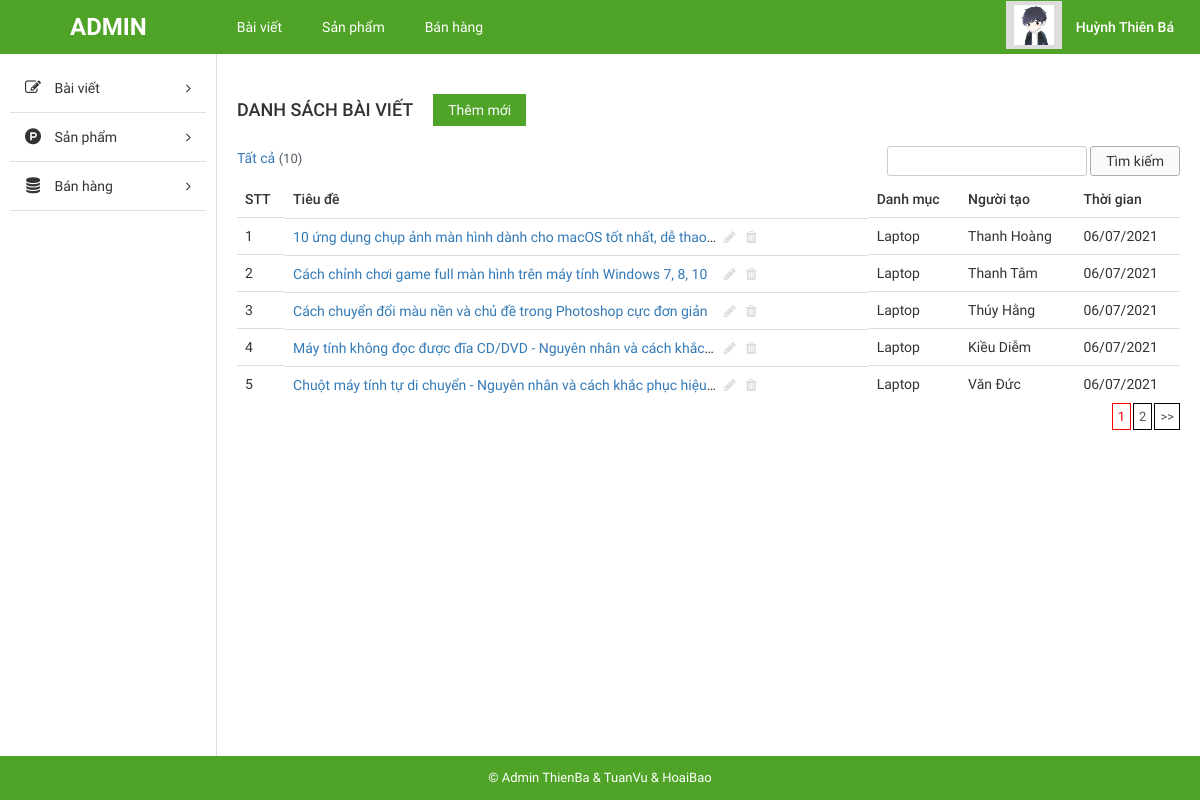
/admin/index.php (signed in), run on the app's committed database.
### tables this page shows
CREATE TABLE `tbl_post` (
  `post_id` int(11) NOT NULL,
  `post_title` varchar(300) NOT NULL,
  `post_thumb` varchar(200) NOT NULL,
  `content` text NOT NULL,
  `slug` varchar(200) DEFAULT NULL,
  `creator` varchar(100) DEFAULT NULL,
  `create_date_post` varchar(11) DEFAULT NULL,
  `cat_id` int(11) NOT NULL,
  `date_edit` int(11) DEFAULT NULL
);

CREATE TABLE `tbl_post_cat` (
  `cat_id` int(11) NOT NULL,
  `cat_name` varchar(100) NOT NULL,
  `creator_cat` varchar(100) DEFAULT NULL,
  `create_date_cat` int(11) DEFAULT NULL,
  `update_date_cat` int(10) DEFAULT NULL,
  `parent_id` enum('0','1') NOT NULL
);

### admin/libraries/database.php (called while the page is built, shortened)
<?php
function db_query($query_string) {
    global $conn;
    $result = mysqli_query($conn, $query_string);
    return $result;
}
function db_fetch_array($query_string) {
    $result = array();
    $mysqli_result = db_query($query_string);
    while ($row = mysqli_fetch_assoc($mysqli_result)) {
        $result[] = $row;
    }
    return $result;
}
function db_num_rows($query_string) {
    $mysqli_result = db_query($query_string);
	return mysqli_num_rows($mysqli_result);
}

### admin/modules/post/controllers/indexController.php (called while the page is built, shortened)
<?php
function detailAction()
{
    $total_row = db_num_rows("SELECT * FROM `tbl_post`");
    $num_per_page = 5;
    $num_page = ceil($total_row / $num_per_page);
    $page = isset($_GET['page']) ? (int)$_GET['page'] : 1;
    $start = ($page - 1) * $num_per_page;
    $list_post = get_post($start, $num_per_page);
    foreach ($list_post as &$post) {
        $post['url_update'] = "?mod=post&action=update_post&id={$post['post_id']}";
    }
    $data['list_post'] = $list_post;
    load_view("detail", $data);
}

### admin/core/router.php (called while the page is built, shortened)
<?php
$action_name = get_action().'Action';
call_function(array('construct', $action_name));

### admin/core/appload.php (called while the page is built, shortened)
<?php
require CONFIGPATH . DIRECTORY_SEPARATOR . 'database.php';
require CONFIGPATH . DIRECTORY_SEPARATOR . 'config.php';
require CONFIGPATH . DIRECTORY_SEPARATOR . 'email.php';
require LIBPATH . DIRECTORY_SEPARATOR . 'database.php';
require COREPATH . DIRECTORY_SEPARATOR . 'base.php';
require COREPATH . DIRECTORY_SEPARATOR . 'router.php';

### admin/index.php (called while the page is built, shortened)
<?php
require COREPATH.DIRECTORY_SEPARATOR.'appload.php';

### admin/modules/post/models/indexModel.php (called while the page is built, shortened)
<?php
    function get_post($start, $num_per_page){
        $result = db_fetch_array("SELECT * FROM `tbl_post` LEFT JOIN `tbl_post_cat` ON `tbl_post`.`cat_id` = `tbl_post_cat`.`cat_id` LIMIT {$start}, {$num_per_page}");
        return $result;
    }
?>

### admin/config/config.php (called while the page is built, shortened)
<?php
$config['base_url'] = "http://localhost/Unitop.vn/back-end/project/ismart.com/admin/";
$config['default_module'] = 'post';
$config['default_controller'] = 'index';
$config['default_action'] = 'detail';

### admin/config/email.php (called while the page is built)
<?php
$config['email'] = array(
    'protocol' => 'smtp',
    'smtp_host' => 'smtp.gmail.com',
    'smtp_port' => 587,
    'smtp_user' => '2010010041.ba@ctim.edu.vn',
    'smtp_pass' => 'Ba1234567890',
    'smtp_fullname' => 'Quốc Thiên',
    'smtp_secure' => 'tls',
    'smtp_timeout' => '7',
    'mailtype' => 'html',
    'charset' => 'UTF-8'
);

### admin/helper/users.php (called while the page is built, shortened)
<?php
    function is_login(){
        if(isset($_SESSION['is_login'])){
            return true;
        }
        return false;
    }
    function info_user($field = 'id'){
        $list_user = db_fetch_array("SELECT * FROM `tbl_users`");
        foreach($list_user as $user){
            if(isset($_SESSION['is_login'])){
                if($user['username'] == $_SESSION['user_login']){
                    if(array_key_exists($field, $user)){
                        return $user[$field];
                    }
                }
            }
        }
    }
?>

### admin/modules/post/views/detailView.php (the view, shortened to what this page needs)
<?php
get_header();
?>
<?php
global $start, $total_row, $result_search, $num_page, $page;
?>
<div id="main-content-wp" class="list-post-page">
    <div class="wrap clearfix">
        <div id="content" class="fl-right">
            <div class="section" id="title-page">
                <div class="clearfix">
                    <h3 id="index" class="fl-left">Danh sách bài viết</h3>
                    <a href="?mod=post&action=add_post" title="" id="add-new" class="fl-left">Thêm mới</a>
                </div>
            </div>
            <div class="section" id="detail-page">
                <div class="section-detail">
                    <div class="filter-wp clearfix">
                        <ul class="post-status fl-left">
                            <li class="all"><a href="">Tất cả <span class="count">(<?php echo $total_row; ?>)</span></a></li>
                        </ul>
                        <form method="POST" class="form-s fl-right">
                            <input type="text" name="search" id="search" value="<?php if (!empty($_POST['search'])) echo $_POST['search']; ?>">
                            <input type="submit" name="btn_search" value="Tìm kiếm">
                        </form>
                    </div>
                    <div class="table-responsive">
                        <?php
                        if (!isset($_POST['btn_search']) || empty($_POST['search'])) {
                            if (!empty($list_post)) {
                        ?>
                                <table class="table list-table-wp">
                                    <thead>
                                        <tr>
                                            <td><span class="thead-text">STT</span></td>
                                            <td><span class="thead-text">Tiêu đề</span></td>
                                            <td><span class="thead-text">Danh mục</span></td>
                                            <td><span class="thead-text">Người tạo</span></td>
                                            <td><span class="thead-text">Thời gian</span></td>
                                        </tr>
                                    </thead>
                                    <tbody>
                                        <?php
                                        $count = $start;
                                        foreach ($list_post as $item) {
                                            $count++;
                                        ?>
                                            <tr>
                                                <td><span class="tbody-text"><?php echo $count; ?></h3></span>
                                                <td class="clearfix">
                                                    <div class="tb-title fl-left">
                                                        <a href="<?php echo $item['url_update']; ?>" title=""><?php echo $item['post_title']; ?></a>
                                                    </div>
                                                    <ul class="list-operation fl-right">
                                                        <li><a href="<?php echo $item['url_update']; ?>" title="Sửa" class="edit"><i class="fa fa-pencil" aria-hidden="true"></i></a></li>
                                                        <li><a href="<?php echo $item['url_delete']; ?>" title="Xóa" class="delete"><i class="fa fa-trash" aria-hidden="true"></i></a></li>
                                                    </ul>
                                                </td>
                                                <td><span class="tbody-text"><?php echo $item['cat_name']; ?></span></td>
                                                <td><span class="tbody-text"><?php echo $item['creator']; ?></span></td>
                                                <td><span class="tbody-text"><?php echo date('d/m/Y', $item['create_date_post']); ?></span></td>
                                            </tr>
                                        <?php }
                                        ?>
                                    </tbody>
                                </table>
                        <?php
                            }
                        }
                        ?>
                    </div>
                </div>
            </div>
            <div class="section" id="paging-wp">
                <div class="section-detail clearfix">
                    <?php
                    if (!isset($_POST['btn_search']) || empty($_POST['search'])) {
                        echo get_pagging($num_page, $page, "?mod=post&action=detail");
                    }
                    ?>
                </div>
            </div>
        </div>
    </div>
</div>

### admin/core/base.php (shortened to what this page needs)
<?php
function get_module() {
    global $config;
    $module = isset($_GET['mod']) ? $_GET['mod'] : $config['default_module'];
    return $module;
}
function call_function($list_function = array()) {
    if (is_array($list_function)) {
        foreach ($list_function as $f) {
            if (function_exists($f())) {
                $f();
            }
        }
    }
}
function load_view($name, $data_send = array()) {
    $data = $data_send;
    $path = MODULESPATH . DIRECTORY_SEPARATOR . get_module() . DIRECTORY_SEPARATOR . 'views' . DIRECTORY_SEPARATOR . $name . 'View.php';
    if (file_exists($path)) {
        require $path;
    } else {
        echo "Không tìm thấy {$path}";
    }
}
function get_header($name = '') {
    if (empty($name)) {
        $name = 'header';
    } else {
        $name = "header-{$name}";
    }
    $path = LAYOUTPATH . DIRECTORY_SEPARATOR . $name . '.php';
    if (file_exists($path)) {
        require $path;
    } else {
        echo "Không tìm thấy {$path}";
    }
}
function get_footer($name = '') {
    global $data;
    if (empty($name)) {
        $name = 'footer';
    } else {
        $name = "footer-{$name}";
    }
    $path = LAYOUTPATH . DIRECTORY_SEPARATOR . $name . '.php';
    if (file_exists($path)) {
        if (is_array($data)) {
            foreach ($data as $key => $a) {
                $$key = $a;
            }
        }
        require $path;
    } else {
        echo "Không tìm thấy {$path}";
    }
}
function get_sidebar($name = '') {
    global $data;
    if (empty($name)) {
        $name = 'sidebar';
    } else {
        $name = "sidebar-{$name}";
    }
    $path = LAYOUTPATH . DIRECTORY_SEPARATOR . $name . '.php';
    if (file_exists($path)) {
        if (is_array($data)) {
            foreach ($data as $key => $a) {
                $$key = $a;
            }
        }
        require $path;
    } else {
        echo "Không tìm thấy {$path}";
    }
}
?>

### admin/public/css/import/global.css (style rules this page uses)
body { font-family: "Roboto Regular"; font-size: 14px; line-height: 24px; color: #333; }
.fl-left { float: left; }
.fl-right { float: right; }
ul li { list-style: none!important; }
a { text-decoration: none!important; }

### admin/public/css/import/list_post.css (style rules this page uses)
#content { width: 82%; border-left: 1px solid #ddd; padding: 20px; }
#add-new { display: inline-block; color: #fff; background: #4fa327; padding: 4px 15px; margin: 20px; }
#index { font-family: 'Roboto Medium'; font-weight: normal; text-transform: uppercase; font-size: 18px; padding: 24px 0px; }
.list-table-wp thead tr td { font-family: 'Roboto Medium'; font-weight: normal; }
.list-operation li { float: left; }
.list-operation li a { display: block; padding: 0px 5px; color: #ddd; }
.tb-title { width: 75%; display: -webkit-box; -webkit-line-clamp: 1; -moz-line-clamp: 1; -o-line-clamp: 1; -webkit-box-orient: vertical; -moz-box-orient: vertical; -o-box-orient: vertical; max-height: 100%; overflow: hidden; }
.list-operation { width: 25%; }
.filter-wp { margin-bottom: 5px; }
.post-status li { float: left; font-size: 14px; margin-right: 5px; }
.post-status li .count { color: #555d66; font-size: 13px; display: inline-block; }
.form-s input[type="text"], .form-actions select { border-radius: 3px; border: 1px solid #ccc; padding: 2px 10px; }
.form-s input[type="submit"], .form-actions input[type="submit"] { border-radius: 3px; border: 1px solid #afafaf; padding: 2px 15px; background: #fafafa; }

### admin/public/css/import/detail_order.css (style rules this page uses)
.table { margin-bottom: 0!important; }

### data on the page
tbl_post: post_title "10 ứng dụng chụp ảnh màn hình dành cho macOS tốt nhất, dễ…", cat.cat_name "Laptop", creator "Thanh Hoàng", create_date_post "06/07/2021"
tbl_post: post_title "Cách chỉnh chơi game full màn hình trên máy tính Windows 7, 8, 10", cat.cat_name "Laptop", creator "Thanh Tâm", create_date_post "06/07/2021"
tbl_post: post_title "Cách chuyển đổi màu nền và chủ đề trong Photoshop cực đơn giản", cat.cat_name "Laptop", creator "Thúy Hằng", create_date_post "06/07/2021"
tbl_post: post_title "Máy tính không đọc được đĩa CD/DVD - Nguyên nhân và cách…", cat.cat_name "Laptop", creator "Kiều Diễm", create_date_post "06/07/2021"
tbl_post: post_title "Chuột máy tính tự di chuyển - Nguyên nhân và cách khắc phục…", cat.cat_name "Laptop", creator "Văn Đức", create_date_post "06/07/2021"

### other printed values
info_user('fullname') "Huỳnh Thiên Bá"
$total_row "10"
